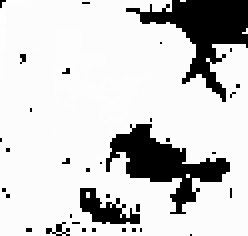
#> input picture data/WuhanData.tif, 124 x 118 px (shown 2 times larger)
$ python dataProcess.py
#> lines starting #> are read from the running program, lines starting #| are printed output that depends on the picture; after the words box and inside, x2 and y2 are one past the last pixel; in counts of white or black regions, pixels touching at a corner belong together
import os.path
from PIL import Image
import numpy as np


# [10 lines of commented-out code are left out]

def readTif(path):
#> called with path = 'WuhanData.tif'
    img = Image.open(path)
#> img is the input picture: PIL image 124x118 F; min -99999, max 1070.5, mean -17744.8
    data = np.array(img)
    data = data[:100, :100]
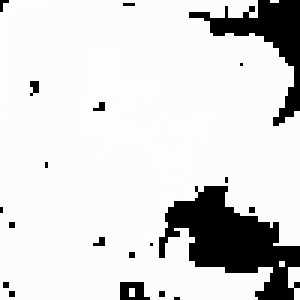
#> data: shape (100, 100) float32 (shown 3 times larger); min -99999, max 1070.5, mean -13902; drawn with min black and max white
    data[data < 0] = 0
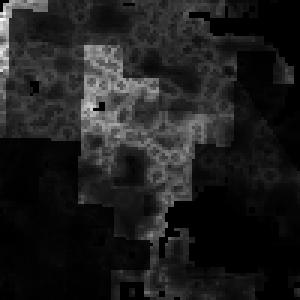
#> data: shape (100, 100) float32 (shown 3 times larger); 14.03% of pixels changed, all inside (x1, y1, x2, y2) = (0, 0, 100, 100); drawn with min black and max white
    data = data / data.sum()
#| 100
    return data


def select(data):
    index = np.arange(100 * 100 + 1)[1:]
    res = np.random.choice(index, p=data.flatten().ravel())
#> res = 3814
    x = int(res / 100)
#> x = 38
    y = res % 100
#> y = 14
    return x, y


if __name__ == '__main__':
    path = "WuhanData.tif"
    data = readTif(path)
    if not os.path.exists("PopDistribution.npy"):
        np.save("PopDistribution.npy", data)
    print(len(data))
    x,y = select(data)
#> x = 38; y = 14
